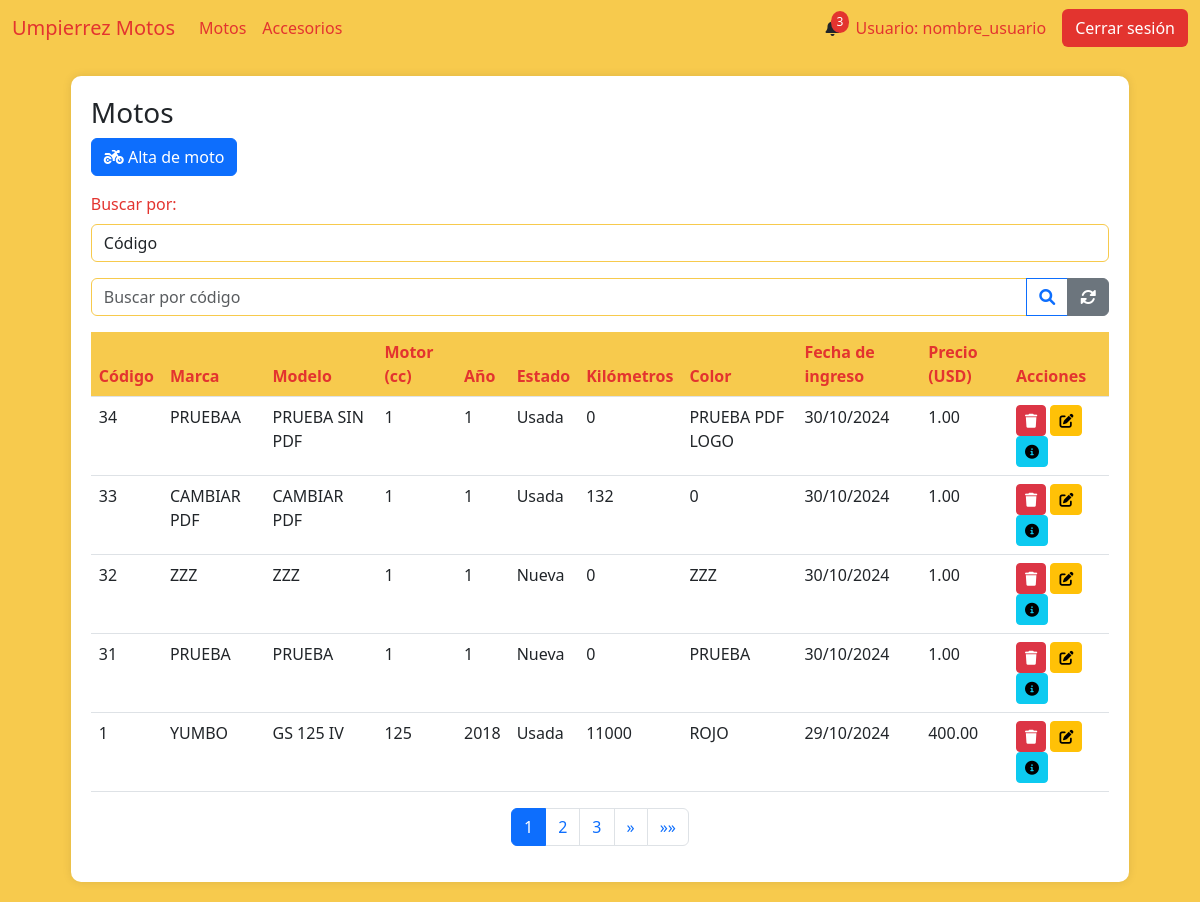
The app's page /motos, older data.
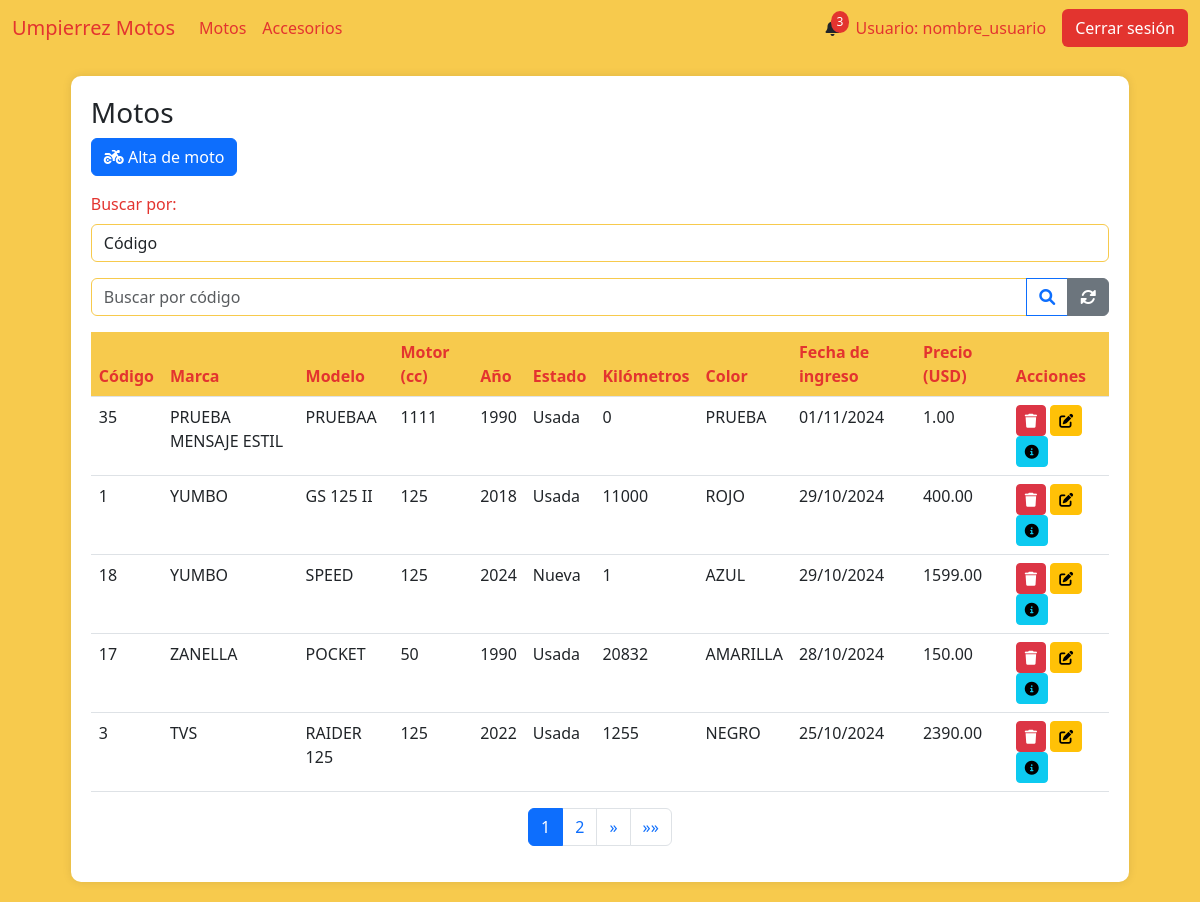
The same page, newer data.
### AppUM/models.py (models this page shows)
class Moto(models.Model):
    marca = models.CharField(max_length=20)
    modelo = models.CharField(max_length=20)
    anio = models.IntegerField()
    motor = models.IntegerField()
    estado = models.CharField(max_length=10)
    kilometros = models.IntegerField()
    precio = models.DecimalField(max_digits=10, decimal_places=2)
    color = models.CharField(max_length=20)
    num_motor = models.CharField(max_length=40, unique=True)
    num_chasis = models.CharField(max_length=40, unique=True)
    foto = models.ImageField(null=True, blank=True, upload_to="motos/fotos/")
    pertenece_tienda = models.BooleanField()
    pertenece_taller = models.BooleanField()
    identificacion_pdf = models.FileField(upload_to='motos/pdfs/', null=True, blank=True)
    observaciones = models.TextField(null=True, blank=True)
    fecha_ingreso = models.DateTimeField(auto_now_add=True)

### AppUM/views.py (the view)
# urls.py: path('motos', views.vista_inventario_motos,name="Motos"),
def vista_inventario_motos(req):
    motos = Moto.objects.filter(pertenece_tienda=1).order_by('-fecha_ingreso')
    logo_um = Logos.objects.get(id=1)
    paginator = Paginator(motos, 5)  # 5 motos por página
    page_number = req.GET.get('page')  # Obtiene el número de página desde la URL
    page_obj = paginator.get_page(page_number)  # Obtiene la página solicitada
    return render(req,"perfil_administrativo/motos/motos.html",{'page_obj': page_obj,"motos":motos,"logo_um":logo_um.logo_UM.url if logo_um.logo_UM else None})

### AppUM/templates/perfil_administrativo/motos/motos.html (shortened to what this page needs)
{% extends "perfil_administrativo/padre_perfil_administrativo.html" %}
{% load static %}
{% block contenidoQueCambia %}
<link href="https://cdnjs.cloudflare.com/ajax/libs/font-awesome/6.0.0/css/all.min.css" rel="stylesheet">
<link href="https://cdn.jsdelivr.net/npm/bootstrap-icons@1.10.0/font/bootstrap-icons.css" rel="stylesheet">
<div class="table-container" id="inventarios">
    <h3>Motos</h3>
    <a href="{% url 'MotoAlta' %}" class="btn btn-primary mb-3">
        <i class="fas fa-motorcycle"></i> Alta de moto
    </a>
    <div class="mb-3">
        <label for="estado" class="form-label">Buscar por:</label>
        <select class="form-control" name="estado_moto" id="tipo_busqueda" onchange="tipo_busqueda()">
            <option value="codigo">Código</option>
        </select>
    </div>
    <form action="{% url 'BusquedaCodigo' %}" enctype="multipart/form-data" method="get" id="busqueda_codigo">{% csrf_token %}
        <div class="input-group mb-3">
            <input type="number" name="codigo" class="form-control" placeholder="Buscar por código">
            <button class="btn btn-outline-primary" type="submit">
                <i class="fas fa-search"></i>
            </button>
            <a href="{% url 'Motos' %}" class="btn btn-secondary">
                <i class="fas fa-sync-alt"></i>
            </a>
        </div>
    </form>
    <table class="table">
        <thead>
            <tr>
                <th>Código</th>
                <th>Marca</th>
                <th>Modelo</th>
                <th>Motor (cc)</th>
                <th>Año</th>
                <th>Estado</th>
                <th>Kilómetros</th>
                <th>Color</th>
                <th>Fecha de ingreso</th>
                <th>Precio (USD)</th>
                <th>Acciones</th>
            </tr>
        </thead>
        <tbody>
            {% if page_obj %}
                {% for moto in page_obj %}
                <tr>
                    <td>{{ moto.id }}</td>
                    <td>{{ moto.marca }}</td>
                    <td>{{ moto.modelo }}</td>
                    <td>{{ moto.motor }}</td>
                    <td>{{ moto.anio }}</td>
                    <td>{{ moto.estado }}</td>
                    <td>{{ moto.kilometros }}</td>
                    <td>{{ moto.color }}</td>
                    <td>{{ moto.fecha_ingreso|date:"d/m/Y" }}</td>
                    <td>{{ moto.precio }}</td>
                    <td>
                        <a href="{% url 'MotoBaja' moto.id %}"><button class="btn btn-sm btn-danger"><i class="fas fa-trash"></i></button></a>
                        <a href="{% url 'MotoModificacion' moto.id %}"><button class="btn btn-sm btn-warning"><i class="fas fa-edit"></i></button></a>
                        <a href="{% url 'MotoDetalles' moto.id %}"><button class="btn btn-sm btn-info"><i class="fas fa-info-circle"></i></button></a>
                    </td>
                </tr>
                {% endfor %}
            {% else %}
                <tr>
                    <td colspan="9" class="text-center text-muted">
                        No hay registros de motos disponibles.
                    </td>
                </tr>
            {% endif %}
        </tbody>
    </table>
    <nav aria-label="Page navigation">
        <ul class="pagination justify-content-center">
            {% for num in page_obj.paginator.page_range %}
            <li class="page-item {% if page_obj.number == num %}active{% endif %}">
                <a class="page-link" href="?page={{ num }}">{{ num }}</a>
            </li>
            {% endfor %}
            {% if page_obj.has_next %}
            <li class="page-item">
                <a class="page-link" href="?page={{ page_obj.next_page_number }}" aria-label="Siguiente">
                    <span aria-hidden="true">&raquo;</span>
                </a>
            </li>
            <li class="page-item">
                <a class="page-link" href="?page={{ page_obj.paginator.num_pages }}" aria-label="Última">
                    <span aria-hidden="true">&raquo;&raquo;</span>
                </a>
            </li>
            {% endif %}
        </ul>
    </nav>
</div>
{% endblock %}

Row changes from the older to the newer data that the page shows:
removed Moto: id "34", marca "PRUEBAA", modelo "PRUEBA SIN PDF", motor "1", anio "1", estado "Usada", kilometros "0", color "PRUEBA PDF LOGO", fecha_ingreso "30/10/2024", precio "1.00"
removed Moto: id "33", marca "CAMBIAR PDF", modelo "CAMBIAR PDF", motor "1", anio "1", estado "Usada", kilometros "132", color "0", fecha_ingreso "30/10/2024", precio "1.00"
removed Moto: id "32", marca "ZZZ", modelo "ZZZ", motor "1", anio "1", estado "Nueva", kilometros "0", color "ZZZ", fecha_ingreso "30/10/2024", precio "1.00"
removed Moto: id "31", marca "PRUEBA", modelo "PRUEBA", motor "1", anio "1", estado "Nueva", kilometros "0", color "PRUEBA", fecha_ingreso "30/10/2024", precio "1.00"
added Moto: id "35", marca "PRUEBA MENSAJE ESTIL", modelo "PRUEBAA", motor "1111", anio "1990", estado "Usada", kilometros "0", color "PRUEBA", fecha_ingreso "01/11/2024", precio "1.00"
changed Moto "ROJO": modelo "GS 125 IV" → "GS 125 II"
now on this page (row unchanged): Moto: id "18", marca "YUMBO", modelo "SPEED", motor "125", anio "2024", estado "Nueva", kilometros "1", color "AZUL", fecha_ingreso "29/10/2024", precio "1599.00"
now on this page (row edited): Moto: id "17", marca "ZANELLA", modelo "POCKET", motor "50", anio "1990", estado "Usada", kilometros "20832", color "AMARILLA", fecha_ingreso "28/10/2024", precio "150.00"
now on this page (row edited): Moto: id "3", marca "TVS", modelo "RAIDER 125", motor "125", anio "2022", estado "Usada", kilometros "1255", color "NEGRO", fecha_ingreso "25/10/2024", precio "2390.00"
Text that changed along with them:
list line gone: "3"
